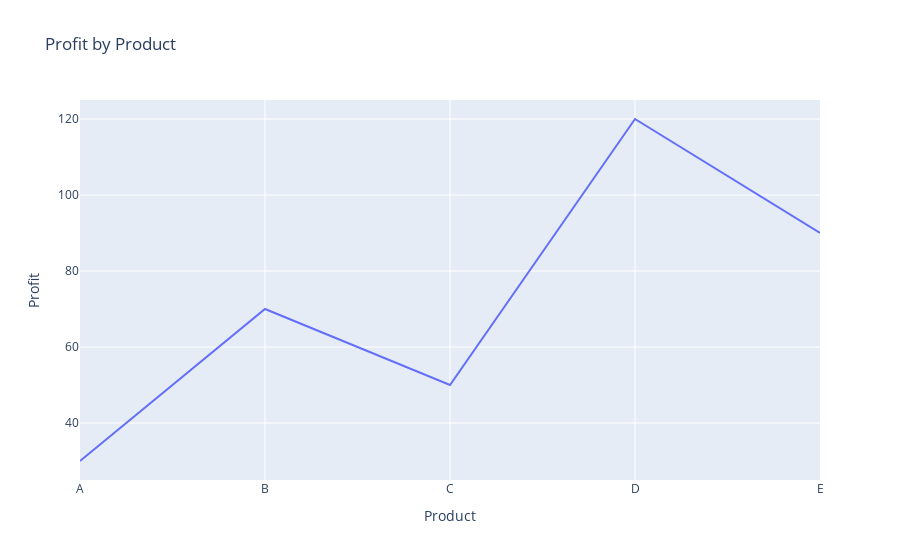

Notebook code cell kept with this figure:
### Code cell
fig = px.line(df, x='Product', y='Profit', title='Profit by Product')
fig.show()

### Figure 1 — Plotly figure (JSON) as saved in the notebook; plotly's stock layout.template omitted (floating-point values rounded to 4 significant figures)
{"data": [{"hovertemplate": "Product=%{x}<br>Profit=%{y}<extra></extra>", "legendgroup": "", "line": {"color": "#636efa", "dash": "solid"}, "marker": {"symbol": "circle"}, "mode": "lines", "name": "", "orientation": "v", "showlegend": false, "type": "scatter", "x": ["A", "B", "C", "D", "E"], "xaxis": "x", "y": [30, 70, 50, 120, 90], "yaxis": "y"}], "layout": {"legend": {"tracegroupgap": 0}, "title": {"text": "Profit by Product"}, "xaxis": {"anchor": "y", "domain": [0, 1], "title": {"text": "Product"}}, "yaxis": {"anchor": "x", "domain": [0, 1], "title": {"text": "Profit"}}}}
